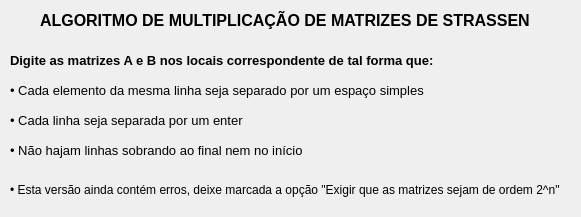
<?xml version="1.0" encoding="UTF-8"?>
<ui version="4.0">
 <class>Dialog</class>
 <widget class="QDialog" name="Dialog">
  <property name="geometry">
   <rect>
    <x>0</x>
    <y>0</y>
    <width>581</width>
    <height>217</height>
   </rect>
  </property>
  <property name="minimumSize">
   <size>
    <width>581</width>
    <height>217</height>
   </size>
  </property>
  <property name="maximumSize">
   <size>
    <width>581</width>
    <height>217</height>
   </size>
  </property>
  <property name="windowTitle">
   <string>Dialog</string>
  </property>
  <widget class="QLabel" name="label">
   <property name="geometry">
    <rect>
     <x>10</x>
     <y>50</y>
     <width>451</width>
     <height>20</height>
    </rect>
   </property>
   <property name="font">
    <font>
     <pointsize>10</pointsize>
     <weight>75</weight>
     <bold>true</bold>
    </font>
   </property>
   <property name="text">
    <string>Digite as matrizes A e B nos locais correspondente de tal forma que:</string>
   </property>
  </widget>
  <widget class="QLabel" name="label_2">
   <property name="geometry">
    <rect>
     <x>40</x>
     <y>10</y>
     <width>521</width>
     <height>20</height>
    </rect>
   </property>
   <property name="font">
    <font>
     <pointsize>12</pointsize>
     <weight>75</weight>
     <bold>true</bold>
    </font>
   </property>
   <property name="text">
    <string>ALGORITMO DE MULTIPLICAÇÃO DE MATRIZES DE STRASSEN</string>
   </property>
  </widget>
  <widget class="QLabel" name="label_3">
   <property name="geometry">
    <rect>
     <x>10</x>
     <y>80</y>
     <width>451</width>
     <height>20</height>
    </rect>
   </property>
   <property name="font">
    <font>
     <pointsize>10</pointsize>
     <weight>50</weight>
     <bold>false</bold>
    </font>
   </property>
   <property name="text">
    <string>• Cada elemento da mesma linha seja separado por um espaço simples</string>
   </property>
  </widget>
  <widget class="QLabel" name="label_4">
   <property name="geometry">
    <rect>
     <x>10</x>
     <y>110</y>
     <width>451</width>
     <height>20</height>
    </rect>
   </property>
   <property name="font">
    <font>
     <pointsize>10</pointsize>
     <weight>50</weight>
     <bold>false</bold>
    </font>
   </property>
   <property name="text">
    <string>• Cada linha seja separada por um enter</string>
   </property>
  </widget>
  <widget class="QLabel" name="label_5">
   <property name="geometry">
    <rect>
     <x>10</x>
     <y>140</y>
     <width>451</width>
     <height>20</height>
    </rect>
   </property>
   <property name="font">
    <font>
     <pointsize>10</pointsize>
     <weight>50</weight>
     <bold>false</bold>
    </font>
   </property>
   <property name="text">
    <string>• Não hajam linhas sobrando ao final nem no início</string>
   </property>
  </widget>
  <widget class="QLabel" name="label_6">
   <property name="geometry">
    <rect>
     <x>10</x>
     <y>180</y>
     <width>561</width>
     <height>20</height>
    </rect>
   </property>
   <property name="font">
    <font>
     <pointsize>9</pointsize>
     <weight>50</weight>
     <bold>false</bold>
    </font>
   </property>
   <property name="text">
    <string>• Esta versão ainda contém erros, deixe marcada a opção &quot;Exigir que as matrizes sejam de ordem 2^n&quot;</string>
   </property>
  </widget>
 </widget>
 <resources/>
 <connections/>
</ui>
